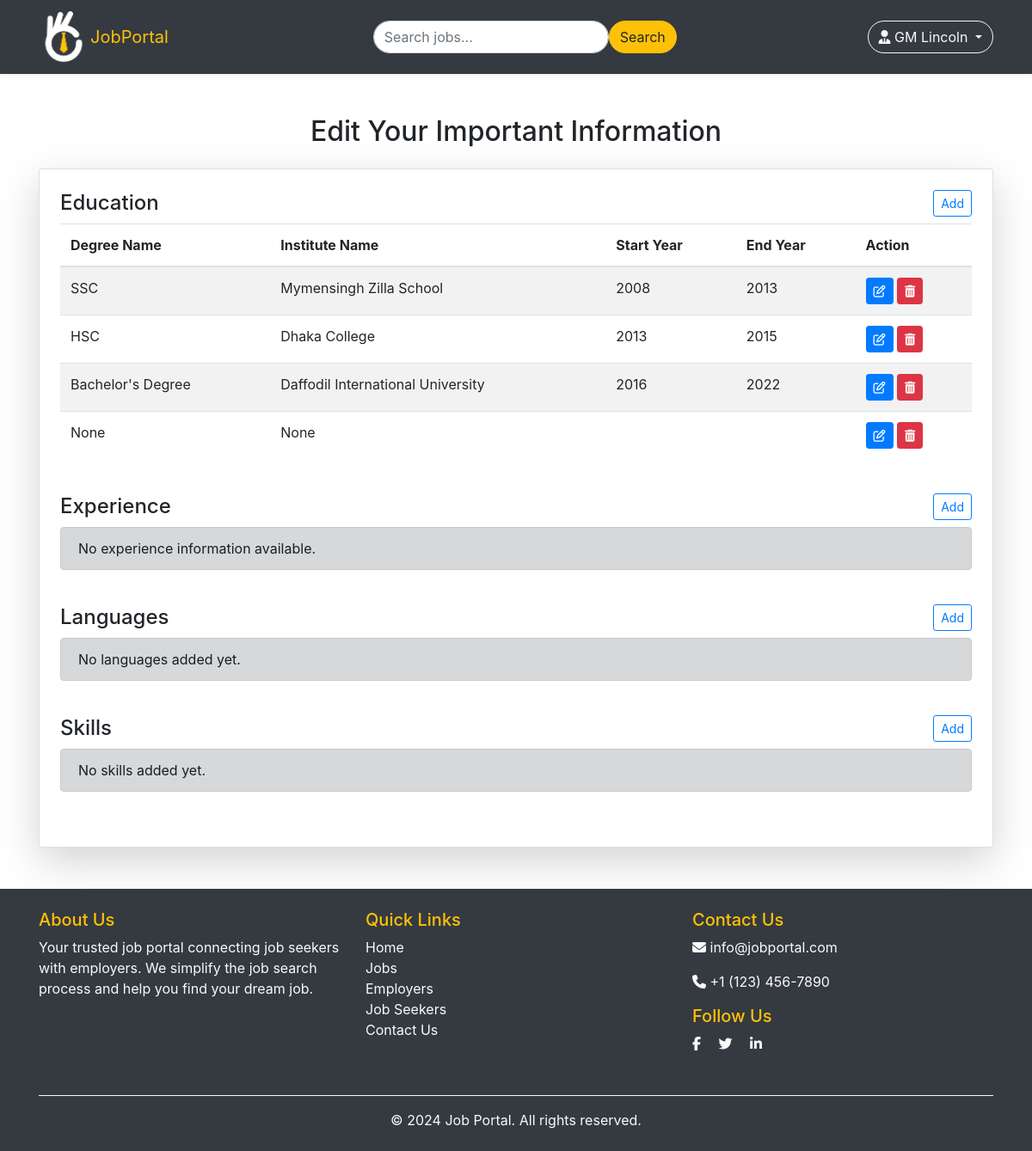
The app's page /updateAll/ (signed in), older data.
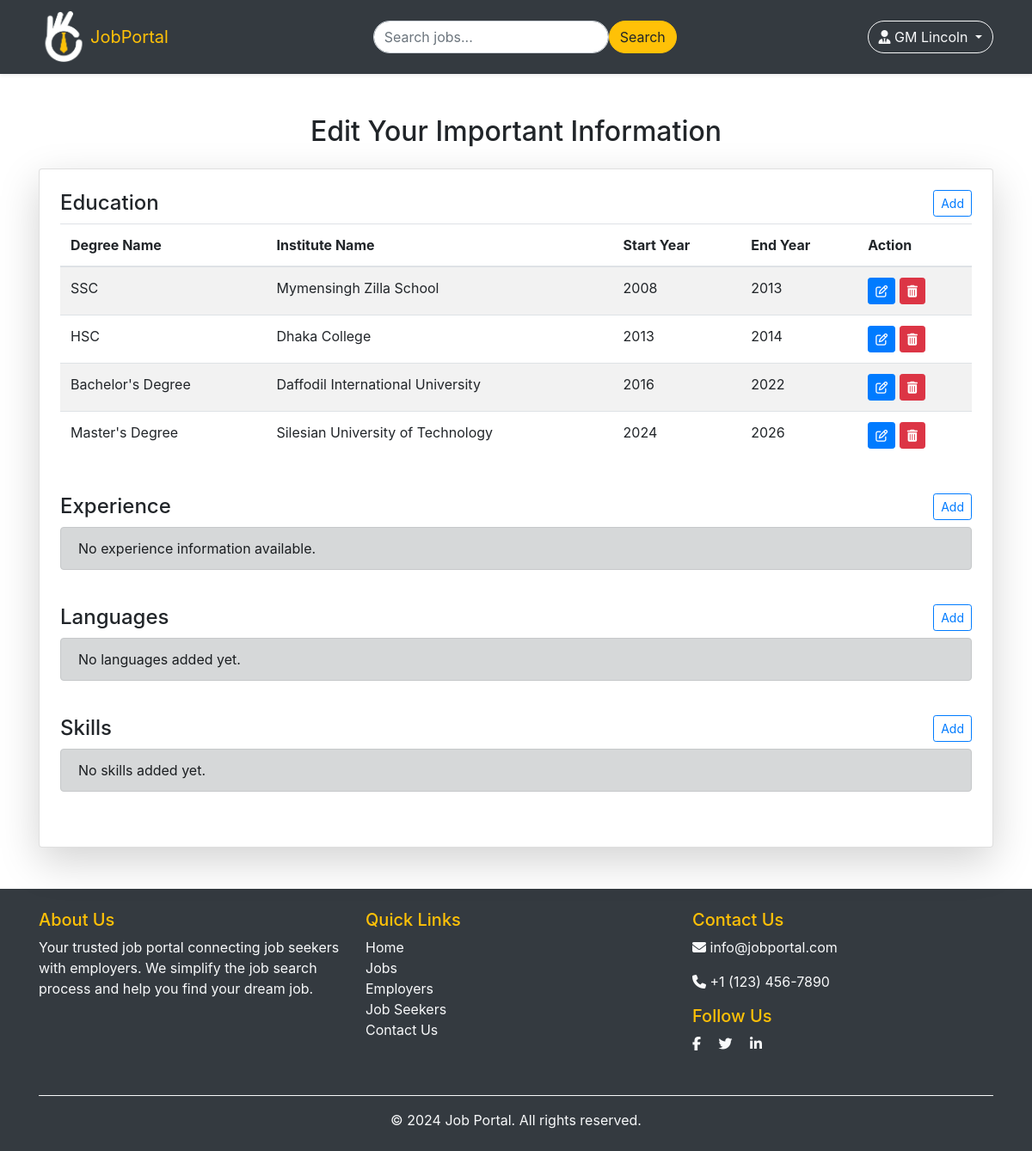
The same page, newer data.
### myApp/models.py (models this page shows, shortened)
class Education_Model(models.Model):
    user = models.ForeignKey(Custom_User, null=True, on_delete=models.CASCADE)
    institute_name = models.CharField(max_length=200, null=True)
    degree_name = models.CharField(max_length=100, null=True)
    field_of_study = models.CharField(max_length=200, null=True)
    start_date = models.DateField(max_length=30, null=True)
    end_date = models.DateField(max_length=30, null=True)
    class Meta:
        unique_together = ('user','institute_name','degree_name')

### myProject/views.py (the view)
# urls.py: path('updateAll/', updateAll, name='updateAll'),
def updateAll(req):
    current_user = req.user
    education_info = Education_Model.objects.filter(user = current_user)
    experience_info = Experience.objects.filter(user=current_user)
    context = {
        'education_info':education_info,
        'experience_info':experience_info,
    }
    return render(req, 'job_seeker/update-all.html', context)

### templates/job_seeker/update-all.html (shortened to what the changed rows need)
{% extends 'common/base.html' %}
{% block body %}
<div class="container mt-5">
    <h2 class="text-center mb-4">Edit Your Important Information</h2>
    <div class="card shadow-lg p-4">
        <div class="mb-4">
            {% if education_info %}
            <table class="table table-striped">
                <thead>
                    <tr>
                        <th>Degree Name</th>
                        <th>Institute Name</th>
                        <th>Start Year</th>
                        <th>End Year</th>
                        <th>Action</th>
                    </tr>
                </thead>
                <tbody>
                    {% for e in education_info %}
                    <tr>
                        {% if e.degree_name == 'ssc' or e.degree_name == 'hsc' %}
                        <td>{{ e.degree_name| upper }}</td>
                        {% elif e.degree_name == 'bachelor' or e.degree_name == 'master' %}
                        <td>{{e.degree_name | capfirst}}'s Degree</td>
                        {% else %}
                        <td>{{e.degree_name | capfirst}}</td>
                        {% endif %}
                        <td>{{ e.institute_name }}</td>
                        <td>{{ e.start_date|date:"Y" }}</td>
                        <td>{{ e.end_date|date:"Y" }}</td>
                        <td>
                            <a href="{% url 'updateEducation' e.id %}" class="btn btn-primary btn-sm">
                                <i class="fa-regular fa-pen-to-square"></i>
                            </a>
                            <a href="{% url 'deleteEducation' e.id %}" class="btn btn-danger btn-sm">
                                <i class="fa-solid fa-trash-can"></i>
                            </a>
                        </td>
                    </tr>
                    {% endfor %}
                </tbody>
            </table>
            {% else %}
            <div class="alert alert-dark">
                No educational information available.
            </div>
            {% endif %}
        </div>
    </div>
</div>
{% endblock body %}

Row changes from the older to the newer data that the page shows:
removed Education_Model: degree_name "None", institute_name "None"
changed Education_Model "HSC": end_date "2015" → "2014"
added Education_Model: degree_name "Master", institute_name "Silesian University of Technology", start_date "2024", end_date "2026"
